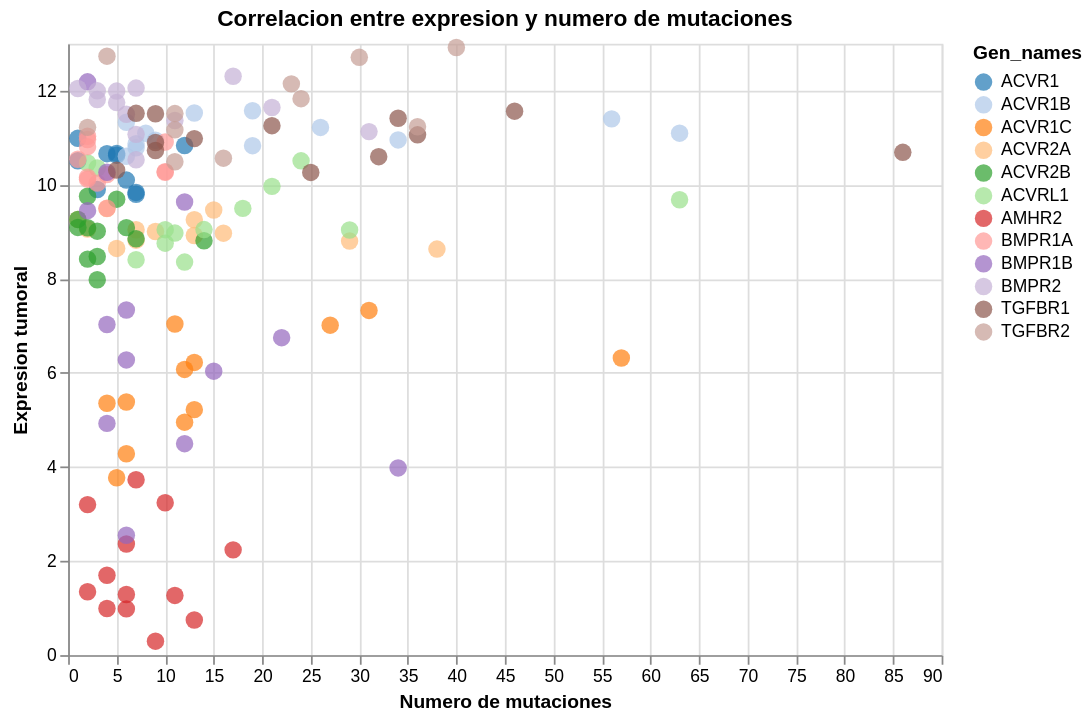

This figure's notebook cell:
### Code cell
import altair as alt

alt.Chart(merge_corr).transform_calculate(
).mark_circle(size=100).encode(
    x=alt.X('mutation_count', title='Numero de mutaciones'),
    y=alt.Y('mean', title='Expresion tumoral'),
    color=alt.Color('Gen_names', scale=alt.Scale(scheme='category20')),
    tooltip=['Gene']
).properties(
            title='Correlacion entre expresion y numero de mutaciones',
            width=500,
            height=350
        )

### Figure 1 — Vega-Lite specification as saved in the notebook (floating-point values rounded to 4 significant figures; data arrays with more than 128 entries replaced by an {"elided": "..."} marker saying what was removed)
{"config": {"view": {"continuousWidth": 300, "continuousHeight": 300}}, "data": {"name": "data-9753eb40a0f9cd44cc62ef1684a3f8e3"}, "mark": {"type": "circle", "size": 100}, "encoding": {"color": {"field": "Gen_names", "scale": {"scheme": "category20"}, "type": "nominal"}, "tooltip": [{"field": "Gene", "type": "nominal"}], "x": {"field": "mutation_count", "title": "Numero de mutaciones", "type": "quantitative"}, "y": {"field": "mean", "title": "Expresion tumoral", "type": "quantitative"}}, "height": 350, "title": "Correlacion entre expresion y numero de mutaciones", "width": 500, "$schema": "https://vega.github.io/schema/vega-lite/v5.16.3.json", "datasets": {"data-9753eb40a0f9cd44cc62ef1684a3f8e3": {"elided": "148 records"}}}
